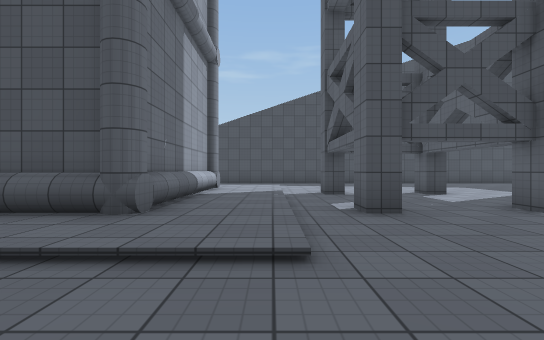
[1] (above)

12 first-person views from a walk through a scene from a Unity 3-D project. The camera is 1.2 m above the floor, looks level and sees 90° across. The floor is counted in squares, 2 m on a side. Each view is taken from the middle of a square. On the plan, view 1 faces up. The plan holds only what a view shows up to about 9 squares ahead; the rest is blank. The place goes on beyond the plan. Surface patterns are stand-ins for the level's own textures.

[2]
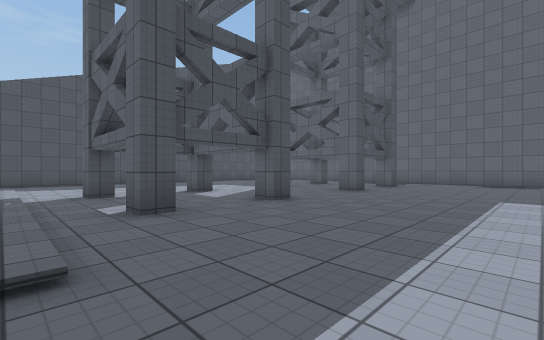

[3]
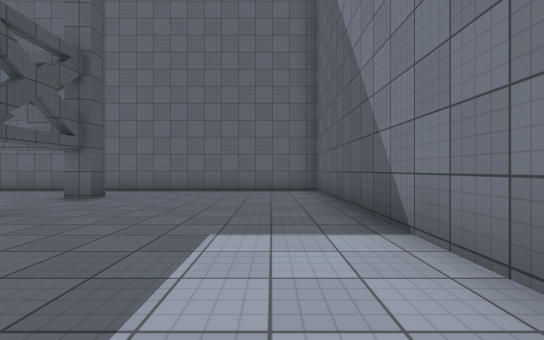

[4]
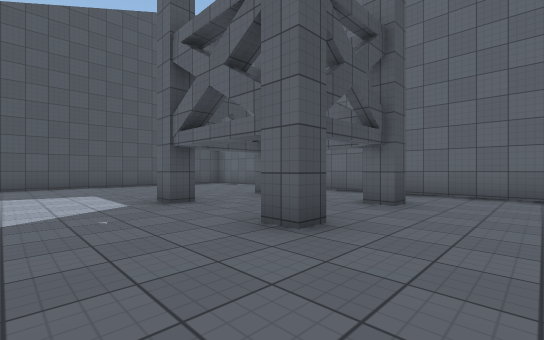

[5]
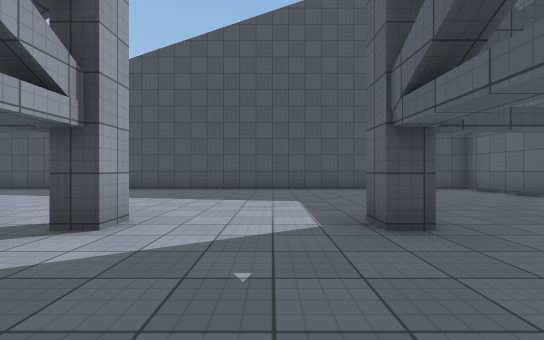

[6]
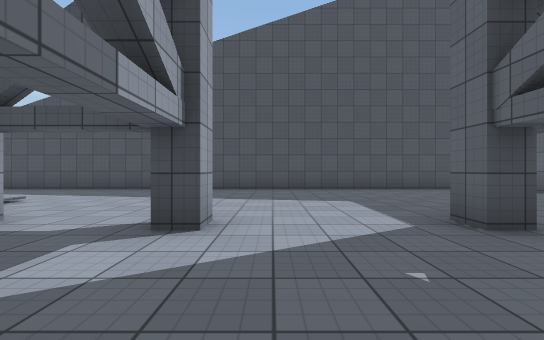

[7]
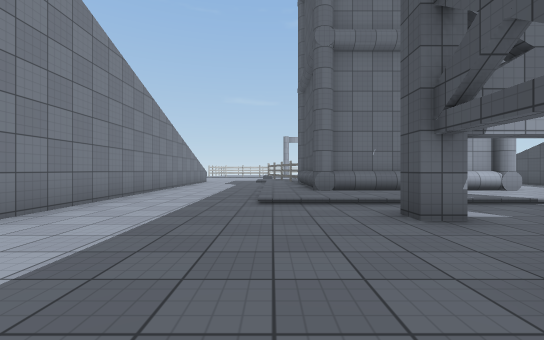

[8]
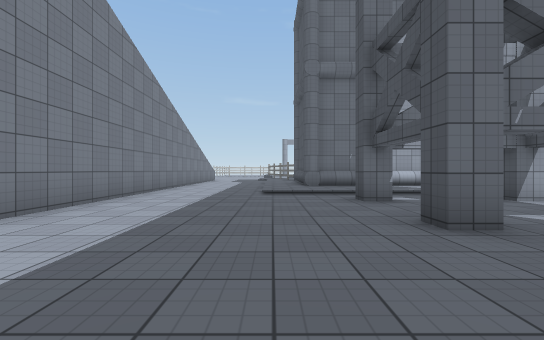

[9]
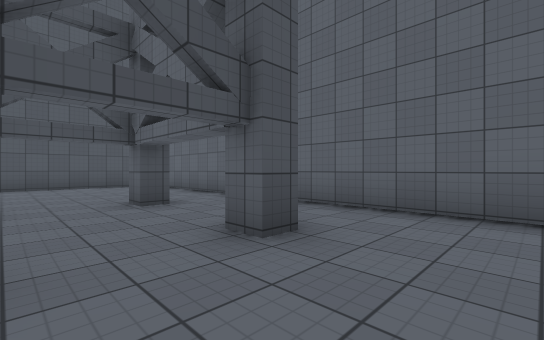

[10]
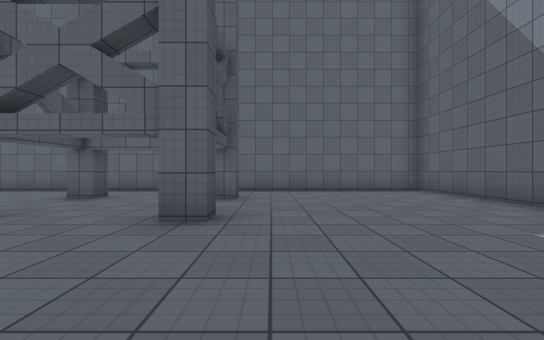

[11]
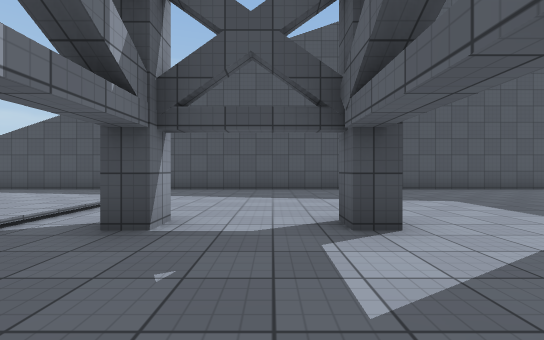

[12]
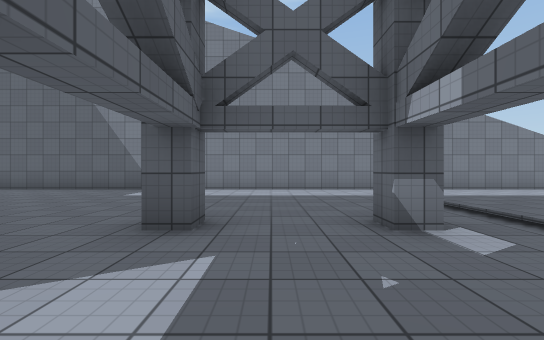

### Floor plan
Key: @ floor where view 1 was taken; # wall or solid block; . main floor; : floor 0.25 m higher than the main floor; O other object.
Columns run from 5 left of view 1 to 12 right of it. Each row starts with its distance up from view 1.
 13 ##################
 12 .................#
 11  ................#
 10   ...............#
  9    :::...........#
  8    O::...........#
  7    O::#..O..#..O.#
  6    O::...........#
  5    O::...........#
  4    O::#..O..#..O.#
  3  OOO::...........#
  2  :::::...........#
  1  ................#
  0  ....@...........#
 -1 .................#
 -2 ##################

Where each view was taken, in squares from view 1:
view 1: 0 up, 0 right, facing up
view 2: 0 up, 0 right, facing up-right
view 3: 0 up, 4 right, facing right
view 4: 2 up, 5 right, facing up-right
view 5: 4 up, 6 right, facing up
view 6: 4 up, 5 right, facing up
view 7: 2 up, 5 right, facing left
view 8: 2 up, 7 right, facing left
view 9: 2 up, 8 right, facing up-right
view 10: 3 up, 4 right, facing right
view 11: 4 up, 3 right, facing up
view 12: 7 up, 3 right, facing down
